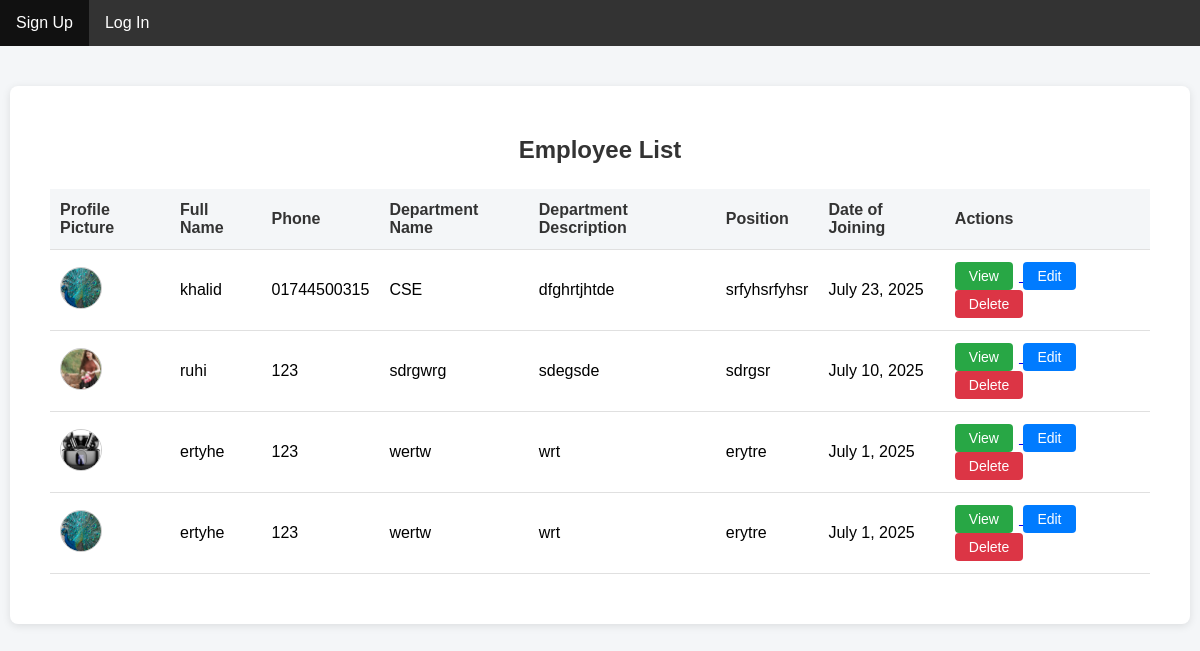
Screenshot of /listEmployee/ with the database file from the repository.
### myApp/models.py (models this page shows)
class employeeModel(models.Model):
    user=models.OneToOneField(customUserModel,on_delete=models.CASCADE, null=True)
    department=models.ForeignKey(departmentModel, on_delete=models.CASCADE, null=True)
    fullName=models.CharField(max_length=100,null=True)
    phone=models.CharField(max_length=100,null=True)
    position=models.CharField(max_length=100,null=True)
    dateOfJoining=models.DateField(null=True)
    profilePicture=models.ImageField(upload_to='media/photo', null=True)

class departmentModel(models.Model):
    name=models.CharField(max_length=100,null=True)
    describtion=models.TextField(null=True)

### myApp/views.py (the view)
# urls.py: path('listEmployee/',listEmployee,name='listEmployee'),
def listEmployee(req):
    data = employeeModel.objects.all()
    context={
        'data':data
    }
    return render(req,"listEmployee.html",context)

### myApp/TEMPLATES/listEmployee.html (shortened to what this page needs)
{% extends "master.html" %}
{% block body %}
    <div class="container">
        <h2>Employee List</h2>
        <table>
            <thead>
                <tr>
                    <th>Profile Picture</th>
                    <th>Full Name</th>
                    <th>Phone</th>
                    <th>Department Name</th>
                    <th>Department Description</th>
                    <th>Position</th>
                    <th>Date of Joining</th>
                    <th>Actions</th>
                </tr>
            </thead>
            <tbody>
                {% for i in data %}
                <tr>
                    <td>
                        <img src="/{{ i.profilePicture}}" alt="Profile" class="profile-img">
                    </td>
                    <td>{{ i.fullName }}</td>
                    <td>{{ i.phone }}</td>
                    <td>{{ i.department.name }}</td>
                    <td>{{ i.department.describtion }}</td>
                    <td>{{ i.position }}</td>
                    <td>{{ i.dateOfJoining }}</td>
                    <td class="actions">
                        <a href="{% url 'viewEmployee' i.id %}">
                            <button class="view-btn">View</button>
                        </a>
                        <a href="{% url 'editEmployee' i.id %}">
                            <button class="edit-btn">Edit</button>
                        </a>
                        <a href="{% url 'deleteEmployee' i.id %}" onclick="return confirm('Are you sure you want to delete this employee?');">
                            <button class="delete-btn">Delete</button>
                        </a>
                    </td>
                </tr>
                {% empty %}
                <tr>
                    <td colspan="9" style="text-align:center;">No employees found.</td>
                </tr>
                {% endfor %}
            </tbody>
        </table>
    </div>
{% endblock body %}

### myApp/TEMPLATES/master.html (shortened to what this page needs)
<!DOCTYPE html>
<html>
<head>
</head>
<body>
{% include 'nav.html' %}
{% block body %}
{% endblock body %}
</body>
</html>

### myApp/TEMPLATES/nav.html
<ul>
  {% if user.is_authenticated %}
  {% if user.userTypes == 'Admin' %}
  <li><a class="active" href="{% url 'adminDashboard' %}">Admin Dashboard</a></li>
  <li><a href="{% url 'addEmployee' %}">Add Employee</a></li>
  <li><a href="{% url 'listEmployee' %}">List Employee</a></li>
  {% elif user.userTypes == 'Employee' %}
  <li><a href="{% url 'employeeDashboard' %}">Employee Dashboard</a></li>
  <li><a href="{% url 'addLeave' %}">Add Leave</a></li>
  {% endif %}
  <li><a href="{% url 'logOut' %}">Log Out</a></li>
  {% else %}
  <li><a href="{% url 'signUp' %}">Sign Up</a></li>
  <li><a href="{% url 'logIn' %}">Log In</a></li>
  {% endif %}
</ul>

### myApp/TEMPLATES/master.html (style rules this page uses)
ul { list-style-type: none; margin: 0; padding: 0; overflow: hidden; background-color: #333; }
li { float: left; }
li a { display: block; color: white; text-align: center; padding: 14px 16px; text-decoration: none; }

### myApp/TEMPLATES/listEmployee.html (style rules this page uses)
body { font-family: Arial, sans-serif; background: #f4f6f8; margin: 0; padding: 0; }
.container { max-width: 1100px; background: #fff; margin: 40px auto; padding: 30px 40px; border-radius: 8px; box-shadow: 0 2px 8px rgba(0,0,0,0.1); }
h2 { text-align: center; margin-bottom: 25px; color: #333; }
table { width: 100%; border-collapse: collapse; margin-bottom: 20px; background: #fff; }
th, td { padding: 12px 10px; border-bottom: 1px solid #e0e0e0; text-align: left; }
th { background: #f4f6f8; color: #333; font-weight: 600; }
.actions button { margin-right: 6px; padding: 6px 14px; border: none; border-radius: 4px; font-size: 14px; cursor: pointer; font-weight: 500; }
.edit-btn { background: #007bff; color: #fff; }
.delete-btn { background: #dc3545; color: #fff; }
.view-btn { background: #28a745; color: #fff; }
.profile-img { width: 40px; height: 40px; object-fit: cover; border-radius: 50%; border: 1px solid #ccc; }

### rows the page displays
employeeModel: profilePicture (picture), fullName "khalid", phone "01744500315", department.name "CSE", department.describtion "dfghrtjhtde", position "srfyhsrfyhsr", dateOfJoining "July 23, 2025"
employeeModel: profilePicture (picture), fullName "ruhi", phone "123", department.name "sdrgwrg", department.describtion "sdegsde", position "sdrgsr", dateOfJoining "July 10, 2025"
employeeModel: profilePicture (picture), fullName "ertyhe", phone "123", department.name "wertw", department.describtion "wrt", position "erytre", dateOfJoining "July 1, 2025"
employeeModel: profilePicture (picture), fullName "ertyhe", phone "123", department.name "wertw", department.describtion "wrt", position "erytre", dateOfJoining "July 1, 2025"
